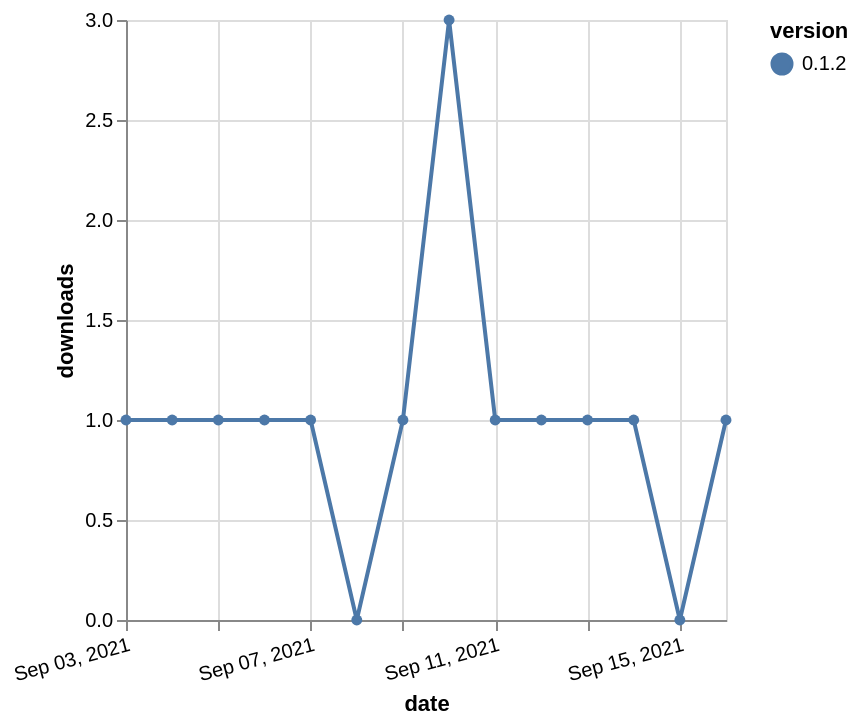

Write the Vega-Lite specification saved for this chart.
### Vega-Lite specification from a JSON file in a GitHub repository (floating-point values rounded to 4 significant figures)
{"$schema": "https://vega.github.io/schema/vega-lite/v5.json", "description": "A simple bar chart with embedded data.", "data": {"values": [{"date": "2021-09-03", "total": 162, "delta": 1, "version": "0.1.2"}, {"date": "2021-09-04", "total": 163, "delta": 1, "version": "0.1.2"}, {"date": "2021-09-05", "total": 164, "delta": 1, "version": "0.1.2"}, {"date": "2021-09-06", "total": 165, "delta": 1, "version": "0.1.2"}, {"date": "2021-09-07", "total": 166, "delta": 1, "version": "0.1.2"}, {"date": "2021-09-08", "total": 166, "delta": 0, "version": "0.1.2"}, {"date": "2021-09-09", "total": 167, "delta": 1, "version": "0.1.2"}, {"date": "2021-09-10", "total": 170, "delta": 3, "version": "0.1.2"}, {"date": "2021-09-11", "total": 171, "delta": 1, "version": "0.1.2"}, {"date": "2021-09-12", "total": 172, "delta": 1, "version": "0.1.2"}, {"date": "2021-09-13", "total": 173, "delta": 1, "version": "0.1.2"}, {"date": "2021-09-14", "total": 174, "delta": 1, "version": "0.1.2"}, {"date": "2021-09-15", "total": 174, "delta": 0, "version": "0.1.2"}, {"date": "2021-09-16", "total": 175, "delta": 1, "version": "0.1.2"}]}, "width": "container", "mark": {"type": "line", "point": {"filled": true}}, "encoding": {"x": {"field": "date", "type": "temporal", "timeUnit": "yearmonthdate", "title": "date", "axis": {"labelAngle": -15}}, "y": {"field": "delta", "type": "quantitative", "title": "downloads"}, "color": {"field": "version", "type": "nominal"}, "tooltip": {"field": "delta"}}}
